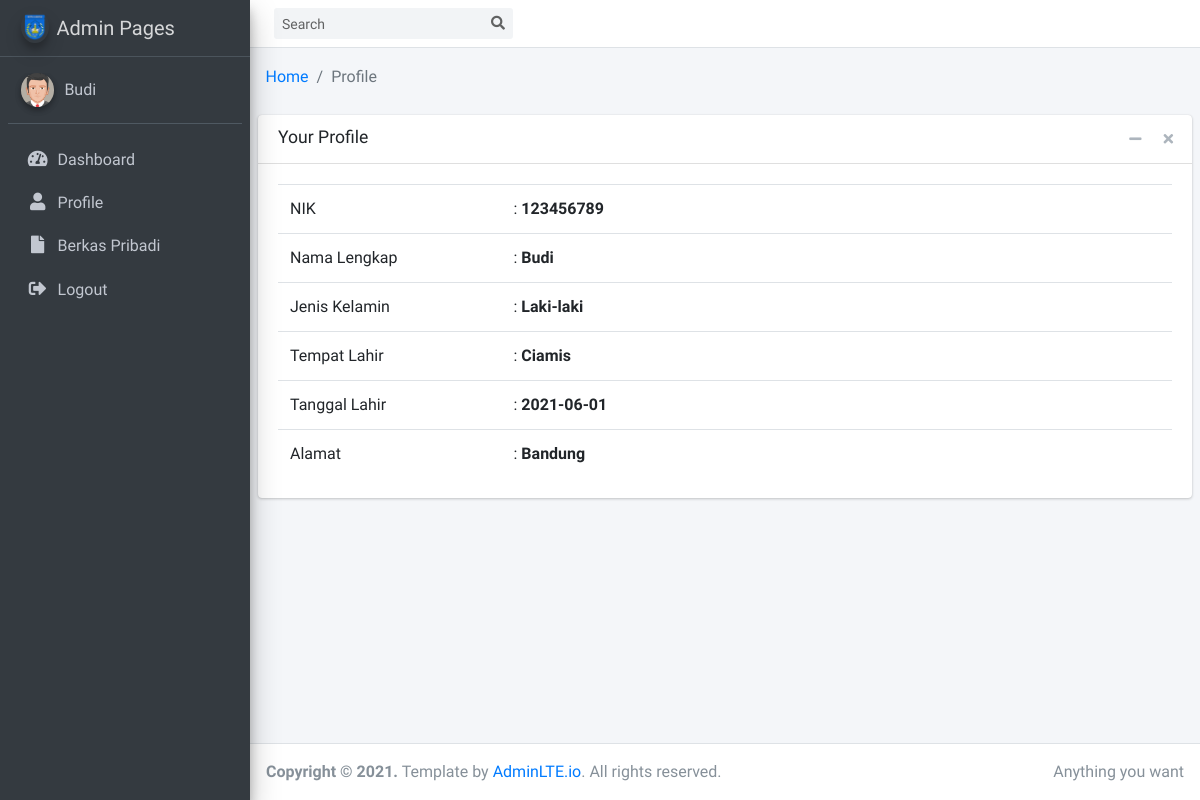
Screenshot of /admin/?page=profile (signed in) with the database file from the repository.
### tables this page shows
CREATE TABLE IF NOT EXISTS `tb_penduduk` (
  `id` int(11) NOT NULL AUTO_INCREMENT,
  `nik` varchar(25) DEFAULT NULL,
  `nama_lengkap` varchar(50) DEFAULT NULL,
  `jenis_kelamin` varchar(50) DEFAULT NULL,
  `tempat_lahir` varchar(50) DEFAULT NULL,
  `tanggal_lahir` date DEFAULT NULL,
  `alamat` text,
  `status` varchar(50) DEFAULT NULL,
  PRIMARY KEY (`id`),
  UNIQUE KEY `Index 2` (`nik`)
);

### admin/model/model_penduduk.php (called while the page is built, shortened)
<?php
class Penduduk {
    function koneksi(){
        $db = new Connection();
        $koneksi = $db->ConnectionMySQLi();
        return $koneksi;
    }
    function get_detail_penduduk($nik, $field){
        $sql = "SELECT * FROM tb_penduduk WHERE nik='".$nik."'";
        $query = $this->koneksi()->query($sql);
        $data = $query->fetch_array();
        if($field == "nik"){return $data['nik'];}
        elseif($field == "nama_lengkap"){return $data['nama_lengkap'];}
        elseif($field == "jenis_kelamin"){return $data['jenis_kelamin'];}
        elseif($field == "tempat_lahir"){return $data['tempat_lahir'];}
        elseif($field == "tanggal_lahir"){return $data['tanggal_lahir'];}
        elseif($field == "alamat"){return $data['alamat'];}
        elseif($field == "status"){return $data['status'];}
    }
}
?>

### admin/pages/profile.php (the view)
<?php
$nik = $_SESSION['nik'];
?>
<section class="content-header">
    <div class="container-fluid">
        <div class="row mb-2">
            <div class="col-sm-12">
                <ol class="breadcrumb float-sm-left">
                    <li class="breadcrumb-item"><a href="#">Home</a></li>
                    <li class="breadcrumb-item active">Profile</li>
                </ol>
            </div>
        </div>
    </div>
</section>
<section class="content">
    <div class="card">
        <div class="card-header">
            <h3 class="card-title">Your Profile</h3>
            <div class="card-tools">
                <button type="button" class="btn btn-tool" data-card-widget="collapse" data-toggle="tooltip" title="Collapse">
                <i class="fas fa-minus"></i></button>
                <button type="button" class="btn btn-tool" data-card-widget="remove" data-toggle="tooltip" title="Remove">
                <i class="fas fa-times"></i></button>
            </div>
        </div>
        <div class="card-body">
            <table class="table">
                <tr>
                    <td width="25%">NIK</td>
                    <td>: <strong><?= $penduduk->get_detail_penduduk($nik, "nik") ?></strong></td>
                </tr>
                <tr>
                    <td>Nama Lengkap</td>
                    <td>: <strong><?= $penduduk->get_detail_penduduk($nik, "nama_lengkap") ?></strong></td>
                </tr>
                <tr>
                    <td>Jenis Kelamin</td>
                    <td>: <strong><?= $penduduk->get_detail_penduduk($nik, "jenis_kelamin") ?></strong></td>
                </tr>
                <tr>
                    <td>Tempat Lahir</td>
                    <td>: <strong><?= $penduduk->get_detail_penduduk($nik, "tempat_lahir") ?></strong></td>
                </tr>
                <tr>
                    <td>Tanggal Lahir</td>
                    <td>: <strong><?= $penduduk->get_detail_penduduk($nik, "tanggal_lahir") ?></strong></td>
                </tr>
                <tr>
                    <td>Alamat</td>
                    <td>: <strong><?= $penduduk->get_detail_penduduk($nik, "alamat") ?></strong></td>
                </tr>
            </table>
        </div>
    </div>
</section>

### admin/index.php (shortened to what this page needs)
<?php
    include("./model/model_penduduk.php");
    $penduduk = new Penduduk();
    if(empty($_SESSION['username']) AND  empty ($_SESSION['password'])){
        redirectJS("./login/login.php");
    }else{
      $nik = $_SESSION['nik'];
?>
<!DOCTYPE html>
<html lang="en">
<head>
  <link rel="stylesheet" href="./assets/plugins/fontawesome-free/css/all.min.css">
  <link rel="stylesheet" href="./assets/plugins/datatables-bs4/css/dataTables.bootstrap4.min.css">
  <link rel="stylesheet" href="./assets/plugins/datatables-responsive/css/responsive.bootstrap4.min.css">
  <link rel="stylesheet" href="./assets/dist/css/adminlte.min.css">
</head>
<body class="hold-transition sidebar-mini">
<div class="wrapper">
  <nav class="main-header navbar navbar-expand navbar-white navbar-light">
    <form class="form-inline ml-3">
      <div class="input-group input-group-sm">
        <input class="form-control form-control-navbar" type="search" placeholder="Search" aria-label="Search">
        <div class="input-group-append">
          <button class="btn btn-navbar" type="submit">
            <i class="fas fa-search"></i>
          </button>
        </div>
      </div>
    </form>
  </nav>
  <aside class="main-sidebar sidebar-dark-primary elevation-4">
    <a href="#" class="brand-link">
      <img src="./assets/dist/img/Admin.png" alt="AdminLTE Logo" class="brand-image img-circle elevation-3"
           style="opacity: .8">
      <span class="brand-text font-weight-light">Admin Pages</span>
    </a>
    <div class="sidebar">
      <div class="user-panel mt-3 pb-3 mb-3 d-flex">
        <div class="image">
        <?php
          if($_SESSION['level'] == 2) { ?>
             <img src="./assets/dist/img/avatar5.png" class="img-circle elevation-2" alt="User Image">
          <?php }else { ?>
            <img src="./assets/dist/img/nasa.jpg" class="img-circle elevation-2" alt="User Image">
          <?php } ?>
        </div>
        <div class="info">
          <?php
          if($_SESSION['level'] == 2) { ?>
            <a href="#" class="d-block"><?= $penduduk->get_detail_penduduk($nik, "nama_lengkap");?></a>
          <?php }else { ?>
            <a href="#" class="d-block">Nasa Putri Madinah</a>
          <?php } ?>
        </div>
      </div>
      <nav class="mt-2">
        <ul class="nav nav-pills nav-sidebar flex-column" data-widget="treeview" role="menu" data-accordion="false">
            <li class="nav-item">
            <a href="?page=home" class="nav-link">
              <i class="nav-icon fas fa-tachometer-alt"></i>
              <p>
                Dashboard
              </p>
            </a>
          </li>
          <?php
            if($_SESSION['level'] == 1){
          ?>
          <li class="nav-item has-treeview">
            <a href="#" class="nav-link">
              <i class="nav-icon fas fa-tachometer-alt"></i>
              <p>
                Penduduk
                <i class="right fas fa-angle-left"></i>
              </p>
            </a>
            <ul class="nav nav-treeview">
              <li class="nav-item">
                <a href="?page=penduduk" class="nav-link">
                  <i class="far fa-circle nav-icon"></i>
                  <p>Data Penduduk</p>
                </a>
              </li>
            </ul>
          </li>
          <li class="nav-item has-treeview">
            <a href="?page=berkas" class="nav-link">
              <i class="nav-icon fas fa-file"></i>
              <p>
                Berkas
                <i class="right fas fa-angle-left"></i>
              </p>
            </a>
            <ul class="nav nav-treeview">
              <li class="nav-item">
                <a href="?page=berkas" class="nav-link">
                  <i class="far fa-circle nav-icon"></i>
                  <p>Data Berkas</p>
                </a>
              </li>
              <li class="nav-item">
                <a href="?page=jenis_berkas" class="nav-link">
                  <i class="far fa-circle nav-icon"></i>
                  <p>Jenis Berkas</p>
                </a>
              </li>
            </ul>
          </li>
          <?php }else if($_SESSION['level'] == 2){ ?>
          <li class="nav-item">
            <a href="?page=profile" class="nav-link">
              <i class="nav-icon fas fa-user"></i>
              <p>
                Profile
              </p>
            </a>
          </li>
          <li class="nav-item">
            <a href="?page=berkas_pribadi" class="nav-link">
              <i class="nav-icon fas fa-file"></i>
              <p>
                Berkas Pribadi
              </p>
            </a>
          </li>
          <?php } ?>
          <li class="nav-item">
            <a href="./login/logout.php" class="nav-link">
              <i class="nav-icon fas fa-sign-out-alt"></i>
              <p>
                Logout
              </p>
            </a>
          </li>
        </ul>
      </nav>
    </div>
  </aside>
  <div class="content-wrapper">
    <?php
        $page = isset($_GET['page']) ? $_GET['page'] : null;
        $halaman ="pages/$page.php";
        if(!file_exists($halaman) || empty($page)){
            include "pages/home.php";
        }else{
            include $halaman;
        }
    ?>
  </div>
  <footer class="main-footer">
    <div class="float-right d-none d-sm-inline">
      Anything you want
    </div>
    <strong>Copyright &copy; 2021.</strong> Template by <a href="https://adminlte.io">AdminLTE.io</a>. All rights reserved.
  </footer>
</div>
</body>
</html>
<?php } ?>

### rows the page displays
tb_penduduk: nama_lengkap "Budi", nik "123456789", $penduduk->get_detail_penduduk($nik, "jenis_kelamin") "Laki-laki", $penduduk->get_detail_penduduk($nik, "tempat_lahir") "Ciamis", $penduduk->get_detail_penduduk($nik, "tanggal_lahir") "2021-06-01", $penduduk->get_detail_penduduk($nik, "alamat") "Bandung"
